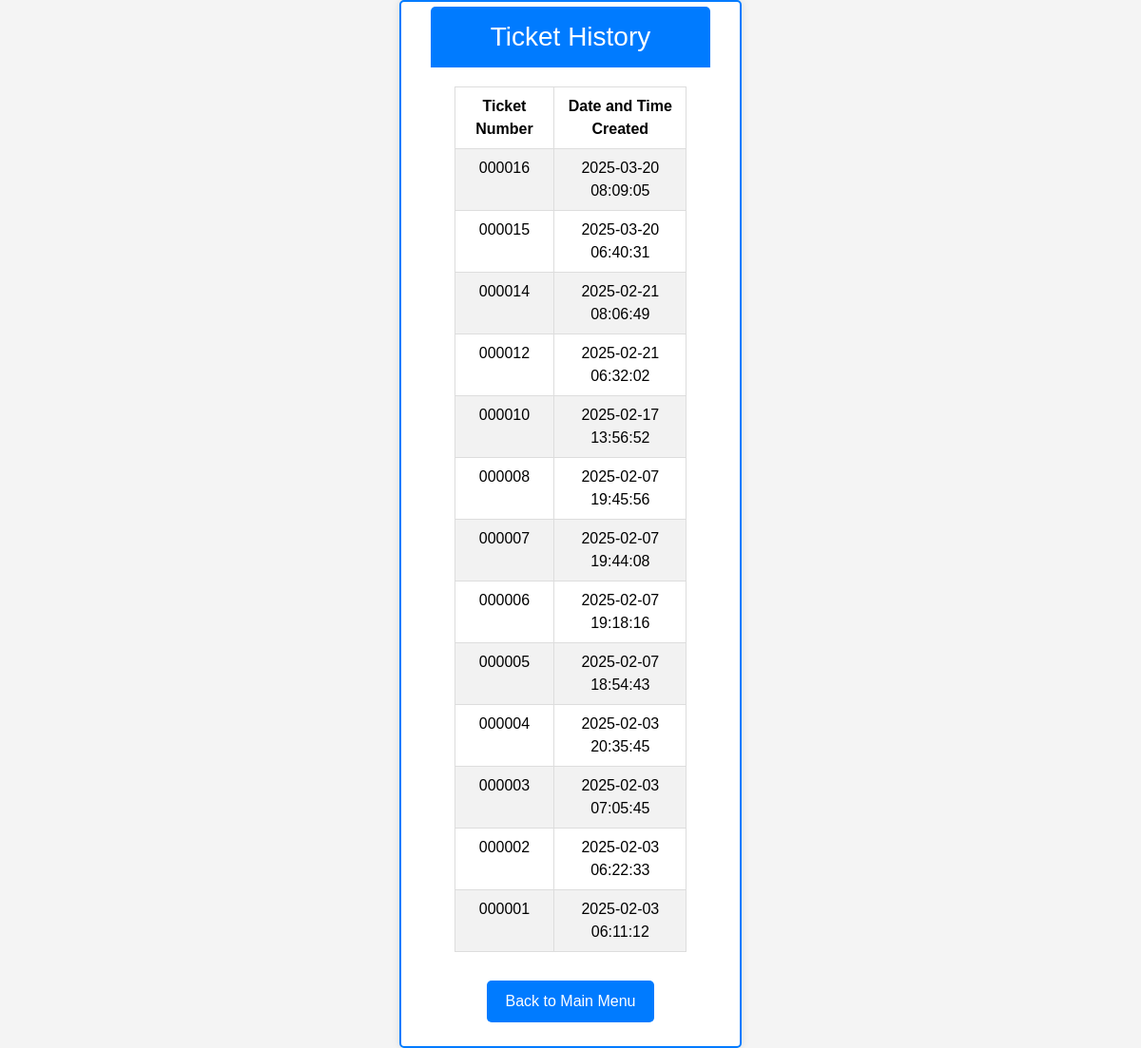
Page /poso.tix/history.php on the earlier database version.
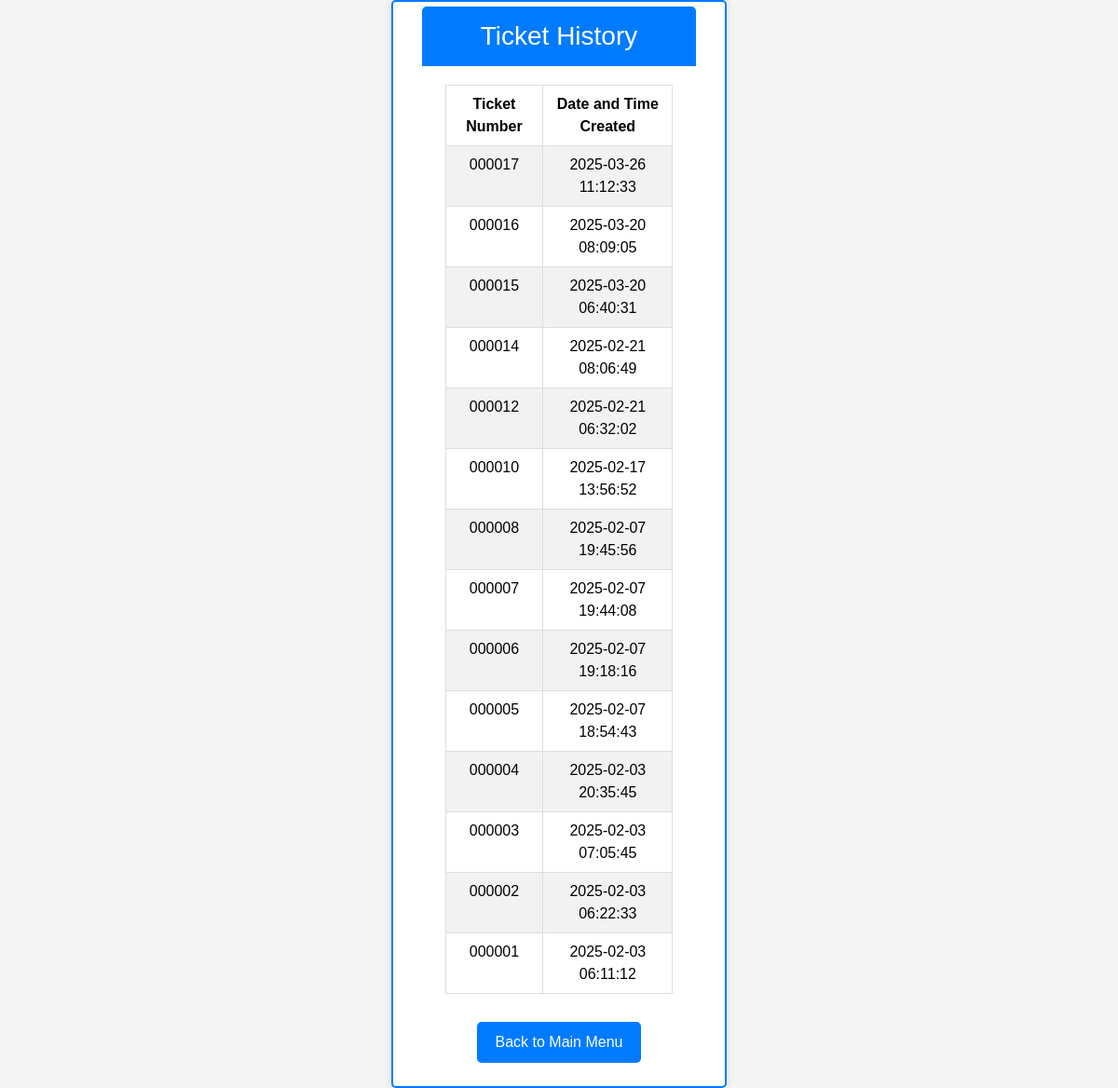
Same page on the later database version.
### tables this page shows
CREATE TABLE `report` (
  `ID` int(11) NOT NULL,
  `ticket_number` varchar(6) DEFAULT NULL,
  `first_name` varchar(100) DEFAULT NULL,
  `middle_name` varchar(100) DEFAULT NULL,
  `last_name` varchar(100) DEFAULT NULL,
  `dob` date DEFAULT NULL,
  `address` varchar(255) DEFAULT NULL,
  `license` varchar(255) NOT NULL,
  `confiscated` enum('yes','no') NOT NULL,
  `violation_date` date DEFAULT NULL,
  `violation_time` time DEFAULT NULL,
  `street` varchar(100) DEFAULT NULL,
  `plate_number` varchar(20) DEFAULT NULL,
  `city` varchar(100) DEFAULT NULL,
  `registration` varchar(100) DEFAULT NULL,
  `vehicle_type` varchar(50) DEFAULT NULL,
  `vehicle_owner` varchar(100) DEFAULT NULL,
  `created_at` timestamp NOT NULL DEFAULT current_timestamp(),
  `signature` longblob NOT NULL
);

### poso.tix/history.php (the view, shortened to what this page needs)
<?php
$conn = new mysqli('localhost', 'root', '', 'poso');
$sql = "SELECT ticket_number, created_at FROM report ORDER BY created_at DESC";
$result = $conn->query($sql);
?>
<!DOCTYPE html>
<html lang="en">
<head>
    <link href="https://maxcdn.bootstrapcdn.com/bootstrap/5.3.3/css/bootstrap.min.css" rel="stylesheet">
    <link rel="stylesheet" href="style.css?v=1.0">
</head>
<body>
    <div class="container">
        <div class="ticket-history-container">
            <h3 class="text-center">Ticket History</h3>
            <table class="table table-striped">
                <thead>
                    <tr>
                        <th>Ticket Number</th>
                        <th>Date and Time Created</th>
                    </tr>
                </thead>
                <tbody>
                    <?php
                    if ($result->num_rows > 0) {
                        while ($row = $result->fetch_assoc()) {
                            echo "<tr>
                                    <td>{$row['ticket_number']}</td>
                                    <td>" . date('Y-m-d H:i:s', strtotime($row['created_at'])) . "</td>
                                  </tr>";
                        }
                    } else {
                        echo "<tr><td colspan='2'>No tickets found.</td></tr>";
                    }
                    ?>
                </tbody>
            </table>
            <div class="btn-container">
                <a href="menu.php">Back to Main Menu</a>
            </div>
        </div>
    </div>
</body>
</html>

Differences in the rows shown:
added report: ticket_number "000017", created_at "2025-03-26 11:12:33"
